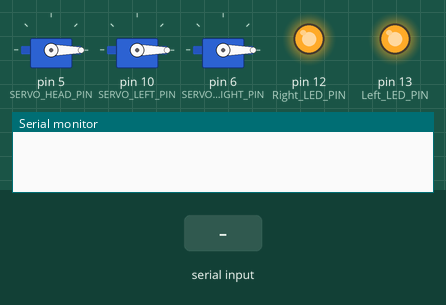
The sketch below on a simulated Arduino Uno, built with avr-gcc and run on an emulated ATmega328P. Shown: 3 × servo, output pins drawn as LEDs (lit = HIGH), the last lines printed to the serial monitor. The test bench sets the inputs (shaded band).

Above: at 1.2 s.
1.3 s: "TF" received over the second serial link
At 1.6 s:
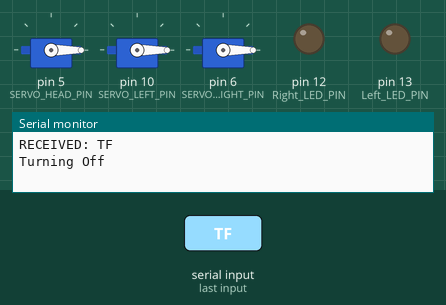
2.8 s: "TO" received over the second serial link
At 4.0 s:
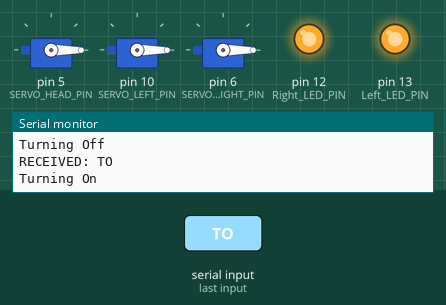
Timing chart, 0 to 5.8 s (numbered marks = the images above; inputs shaded):
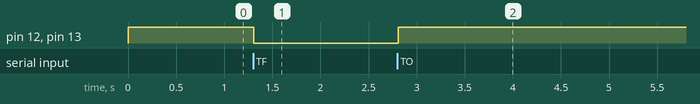

The sketch:

robot.ino
```cpp
#include <Servo.h>
#include <SoftwareSerial.h>

SoftwareSerial BTserial(0, 1); // RX | TX


Servo servo_head;
Servo servo_left;
Servo servo_right;

int SERVO_HEAD_PIN = 5;
int SERVO_LEFT_PIN = 10;
int SERVO_RIGHT_PIN = 6;

int Left_LED_PIN = 13;
int Right_LED_PIN = 12;

int head_pos = 0;
int left_pos = 0;
int right_pos = 0;

String readString;

void setup()
{
  Serial.begin(9600);
  BTserial.begin(9600);

  servo_head.attach(SERVO_HEAD_PIN);
  servo_left.attach(SERVO_LEFT_PIN);
  servo_right.attach(SERVO_RIGHT_PIN );

  pinMode(Left_LED_PIN,OUTPUT);
  pinMode(Right_LED_PIN,OUTPUT);


  //BELOW ARE DEFAULTS
  digitalWrite(Left_LED_PIN,HIGH);
  digitalWrite(Right_LED_PIN,HIGH);
}

void loop() {
  readString = "";
  while (BTserial.available()) {
    delay(3);  //delay to allow buffer to fill
    if (BTserial.available() >0) {
      char c = BTserial.read();  //gets one byte from serial buffer
      readString += c; //makes the string readString
    }
  }
  if(readString.length() >0)
    Serial.println("RECEIVED: "+readString);

  /*
  if(readString.equals("LeftOff")){
    digitalWrite(Left_LED_PIN,LOW);
    return;
  }
  if(readString.equals("LeftOn")){
    digitalWrite(Left_LED_PIN,HIGH);
    return;
  }
  if(readString.equals("RightOff")){
    digitalWrite(Right_LED_PIN,LOW);
    return;
  }
  if(readString.equals("RightOn")){
    digitalWrite(Right_LED_PIN,HIGH);
    return;
  }*/
  if(readString.equals("TO")){
    digitalWrite(Left_LED_PIN,HIGH);
    digitalWrite(Right_LED_PIN,HIGH);
    Serial.println("Turning On");
    return;
  }
  if(readString.equals("TF")){
    digitalWrite(Left_LED_PIN,LOW);
    digitalWrite(Right_LED_PIN,LOW);
    Serial.println("Turning Off");
    return;
  }

  if(readString.indexOf("N") > -1){
    int firstColon = readString.indexOf("N");
    head_pos = readString.substring(firstColon+1).toInt();
    Serial.println("Moving head to: "+String(head_pos));
  }
  servo_head.write(head_pos);

  if(readString.indexOf("L") > -1){
    int firstColon = readString.indexOf("L");
    left_pos = readString.substring(firstColon+1).toInt();
    Serial.println("Moving LEFT to: "+String(left_pos));
  }
  servo_left.write(left_pos);

  if(readString.indexOf("R") > -1){
    int firstColon = readString.indexOf("R");
    right_pos = readString.substring(firstColon+1).toInt();
    Serial.println("Moving RIGHT to: "+String(right_pos));
  }
  servo_right.write(right_pos);

  /*
  for (head_pos = 0; head_pos  <= 180; head_pos  += 1) { // goes from 0 degrees to 180 degrees
    // in steps of 1 degree
    servo_head.write(head_pos );              // tell servo to go to position in variable 'pos'
    delay(15);                       // waits 15ms for the servo to reach the position
  }
  for (head_pos = 0 ; head_pos  >= 0; head_pos  -= 1) { // goes from 180 degrees to 0 degrees
    servo_head.write(head_pos );              // tell servo to go to position in variable 'pos'
    delay(15);                       // waits 15ms for the servo to reach the position
  }*/
}
```

Measured:
- after the input at 1.3 s, pin 12 (Right_LED_PIN), pin 13 (Left_LED_PIN): HIGH → LOW at once
- after the input at 2.8 s, pin 12 (Right_LED_PIN), pin 13 (Left_LED_PIN): LOW → HIGH at once
